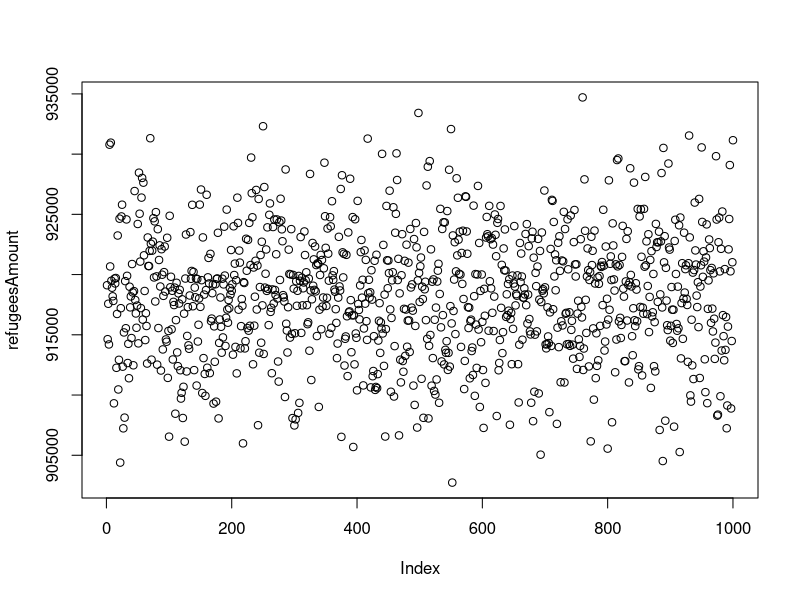

Here is the R script that generated this plot:
# As of 31 December 2015, how many refugees and migrants will UNHCR report as having arrived in Europe by sea?
# Europe is facing a refugee crisis [...]. Question will be resolved using the data available on UNHCR's Emergency Response Page for the Mediterranean as of 31 December 2015 (http://data.unhcr.org/mediterranean/regional.html ).
# https://www.gjopen.com/questions/45-as-of-31-december-2015-how-many-refugees-and-migrants-will-unhcr-report-as-having-arrived-in-europe-by-sea
# (CC BY 3.0) Roland Kofler, eccept the data which is UNHCR
#
# found the freaking data:
# http://data.unhcr.org/data_sources/mediterranean/data.xls?_=1446294376729

# initializations
October= 10 
September= 9 #you got the idea
reportedAmount= 723221
million=10^6
N=1000;
weight1=rnorm(N, mean=0.9, sd=0.3)
weight2=rnorm(N, mean=0.9, sd=0.3)
arrivals= c(5546,  7343,	10184,	29441,	40117,	53987,	75483,	130837,	172843,	197440)
if (reportedAmount != sum(arrivals)) break;

# calculations
arrivalsNovember = (arrivals[October] * weight1 + arrivals[September] * (1-weight1))*1/2
arrivalsDecember = (arrivals[October] * weight2 + arrivals[September] * (1-weight2))*1/2
futureArrivals= arrivalsNovember + arrivalsDecember
refugeesAmount = reportedAmount + futureArrivals
plot(refugeesAmount)
abline(h=);
overAmillion = refugeesAmount > 10^6
sum(overAmillion)

